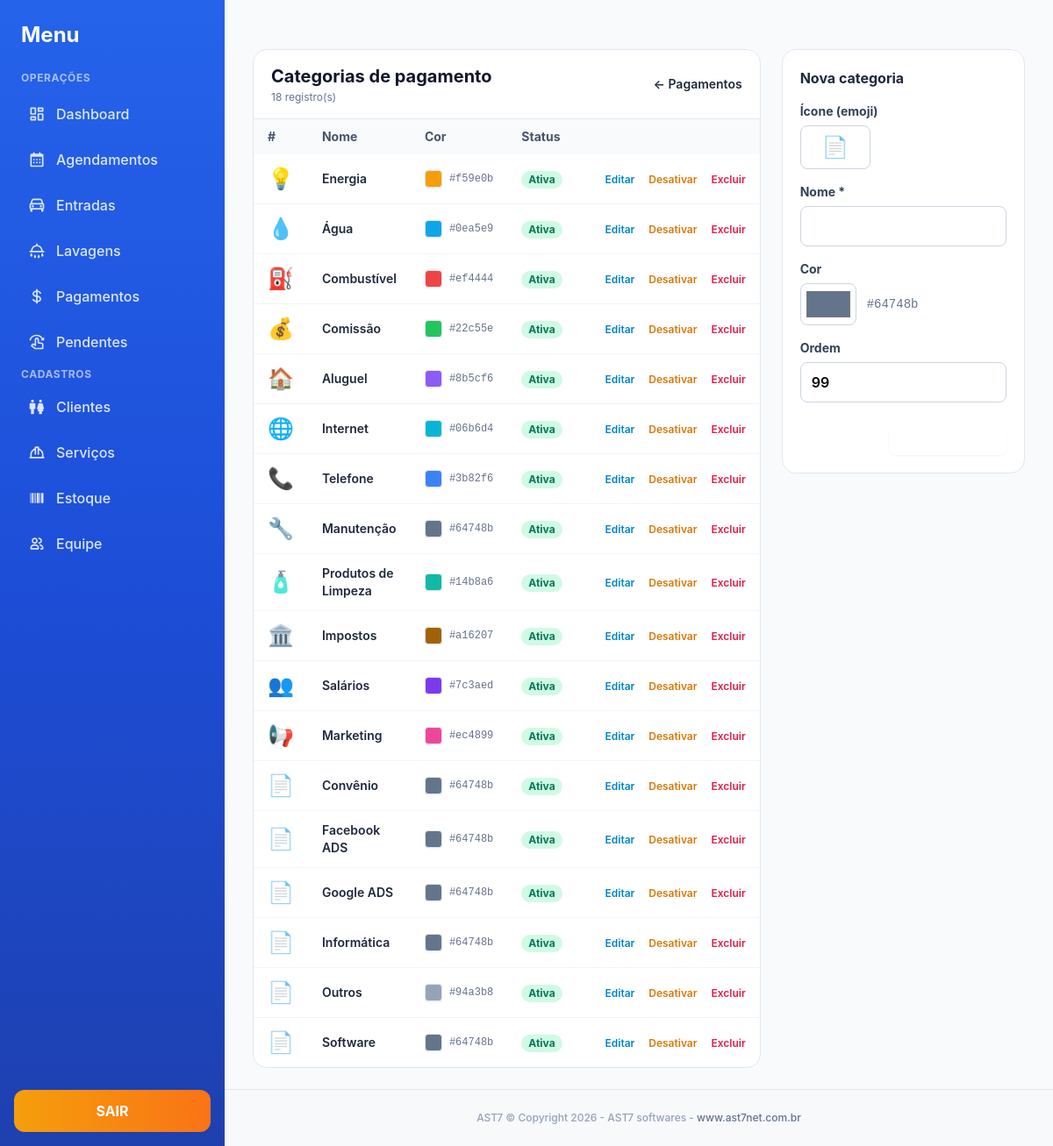
The app's page /categorias_pagamento.php (signed in) with its own data.
### tables this page shows
CREATE TABLE categorias_pagamento (
            id INTEGER PRIMARY KEY AUTOINCREMENT,
            nome TEXT NOT NULL UNIQUE,
            cor TEXT NOT NULL DEFAULT '#64748b',
            icone TEXT NOT NULL DEFAULT '📄',
            ativo INTEGER NOT NULL DEFAULT 1,
            ordem INTEGER NOT NULL DEFAULT 0,
            criado_em TEXT NOT NULL DEFAULT (datetime('now','localtime'))
        );

### functions.php (called while the page is built, shortened)
<?php
function e(?string $s): string {
    return htmlspecialchars((string)$s, ENT_QUOTES, 'UTF-8');
}
function ensure_pagamentos(): void {
    static $ok = false;
    if ($ok) return;
    $ok = true;
}
function listar_categorias_pagamento(bool $somenteAtivas = false): array {
    $sql = 'SELECT * FROM categorias_pagamento';
    $sql .= ' ORDER BY ativo DESC, ordem, nome COLLATE NOCASE';
    return db()->query($sql)->fetchAll();
}

### config.php (called while the page is built, shortened)
<?php
function db(): PDO {
    static $pdo = null;
    if ($pdo === null) {
        $pdo = new PDO('sqlite:' . DB_PATH, null, null, [
            PDO::ATTR_ERRMODE            => PDO::ERRMODE_EXCEPTION,
            PDO::ATTR_DEFAULT_FETCH_MODE => PDO::FETCH_ASSOC,
        ]);
        $pdo->exec('PRAGMA foreign_keys = ON');
        $pdo->exec('PRAGMA journal_mode = WAL');
    }
    return $pdo;
}
require_once APP_ROOT . '/functions.php';

### categorias_pagamento.php (the view, shortened to what this page needs)
<?php
require_once __DIR__ . '/config.php';
$editando = null;
require __DIR__ . '/header.php';
$categorias = listar_categorias_pagamento();
?>
<div class="grid gap-6 lg:grid-cols-3">
  <div class="lg:col-span-2 bg-white rounded-2xl shadow-card border border-slate-200 overflow-hidden h-fit">
    <div class="px-5 py-4 border-b border-slate-200 flex items-center justify-between">
      <div>
        <h1 class="text-xl font-bold text-slate-900">Categorias de pagamento</h1>
        <p class="text-xs text-slate-500 mt-0.5"><?= count($categorias) ?> registro(s)</p>
      </div>
      <a href="pagamentos.php" class="text-sm text-brand-600 hover:underline font-semibold">← Pagamentos</a>
    </div>
    <div class="overflow-x-auto">
      <table class="min-w-full text-sm">
        <thead class="bg-slate-50 text-slate-600">
          <tr>
            <th class="text-left px-4 py-2.5 font-bold w-12">#</th>
            <th class="text-left px-4 py-2.5 font-bold">Nome</th>
            <th class="text-left px-4 py-2.5 font-bold w-24">Cor</th>
            <th class="text-left px-4 py-2.5 font-bold w-24">Status</th>
            <th class="px-4 py-2.5"></th>
          </tr>
        </thead>
        <tbody class="divide-y divide-slate-100">
        <?php foreach ($categorias as $c): ?>
          <tr class="hover:bg-slate-50 transition">
            <td class="px-4 py-3 text-2xl"><?= e($c['icone']) ?></td>
            <td class="px-4 py-3 font-semibold text-slate-800"><?= e($c['nome']) ?></td>
            <td class="px-4 py-3">
              <div class="flex items-center gap-2">
                <span class="inline-block w-5 h-5 rounded shadow-sm border border-slate-200" style="background: <?= e($c['cor']) ?>"></span>
                <span class="text-xs text-slate-500 font-mono"><?= e($c['cor']) ?></span>
              </div>
            </td>
            <td class="px-4 py-3">
              <?php if ($c['ativo']): ?>
                <span class="inline-block text-xs px-2 py-0.5 rounded-full bg-emerald-100 text-emerald-700 font-bold">Ativa</span>
              <?php else: ?>
                <span class="inline-block text-xs px-2 py-0.5 rounded-full bg-slate-200 text-slate-700 font-bold">Inativa</span>
              <?php endif; ?>
            </td>
            <td class="px-4 py-3 text-right whitespace-nowrap">
              <a href="categorias_pagamento.php?edit=<?= (int)$c['id'] ?>#form"
                 class="text-sky-600 hover:underline text-xs font-semibold mr-3">Editar</a>
              <form method="post" class="inline">
                <button class="text-xs <?= $c['ativo'] ? 'text-amber-600' : 'text-emerald-600' ?> hover:underline font-semibold mr-3">
                  <?= $c['ativo'] ? 'Desativar' : 'Ativar' ?>
                </button>
              </form>
              <form method="post" class="inline"
                    onsubmit="return confirm('Excluir a categoria <?= e(addslashes($c['nome'])) ?>?');">
                <button class="text-rose-600 hover:underline text-xs font-semibold">Excluir</button>
              </form>
            </td>
          </tr>
        <?php endforeach; ?>
        </tbody>
      </table>
    </div>
  </div>
  <div class="bg-white rounded-2xl shadow-card border border-slate-200 p-5 h-fit" id="form">
    <h2 class="font-bold text-slate-800 mb-4"><?= $editando ? 'Editar categoria' : 'Nova categoria' ?></h2>
    <form method="post" class="space-y-4">
      <div>
        <label class="block text-sm font-bold text-slate-700 mb-1.5">Ícone (emoji)</label>
        <input name="icone" maxlength="4" value="<?= e($editando['icone'] ?? '📄') ?>"
               class="w-20 text-center text-2xl rounded-lg border border-slate-300 px-3 py-2 focus:outline-none focus:ring-2 focus:ring-brand-400 bg-white">
      </div>
      <div>
        <label class="block text-sm font-bold text-slate-700 mb-1.5">Nome *</label>
        <input name="nome" required maxlength="60" value="<?= e($editando['nome'] ?? '') ?>"
               class="w-full rounded-lg border border-slate-300 px-3 py-2.5 focus:outline-none focus:ring-2 focus:ring-brand-400 bg-white text-black font-semibold">
      </div>
      <div>
        <label class="block text-sm font-bold text-slate-700 mb-1.5">Cor</label>
        <div class="flex items-center gap-3">
          <input type="color" name="cor" value="<?= e($editando['cor'] ?? '#64748b') ?>"
                 class="w-16 h-12 rounded-lg border border-slate-300 cursor-pointer p-1 bg-white">
          <span class="text-sm text-slate-500 font-mono" id="corHex"><?= e($editando['cor'] ?? '#64748b') ?></span>
        </div>
      </div>
      <div>
        <label class="block text-sm font-bold text-slate-700 mb-1.5">Ordem</label>
        <input type="number" name="ordem" min="0" max="9999" value="<?= (int)($editando['ordem'] ?? 99) ?>"
               class="w-full rounded-lg border border-slate-300 px-3 py-2.5 focus:outline-none focus:ring-2 focus:ring-brand-400 bg-white text-black font-semibold">
      </div>
      <div class="flex justify-end gap-2 pt-2">
        <button class="px-4 py-2 rounded-lg bg-brand-500 hover:bg-brand-700 text-white text-sm font-bold shadow-sm">
        </button>
      </div>
    </form>
  </div>
</div>
<?php require __DIR__ . '/footer.php'; ?>

### header.php (style rules this page uses)
body { font-family: 'Inter', sans-serif; background-color: #f8fafc; }

### records on screen
categorias_pagamento: icone "💡", nome "Energia", cor "#f59e0b", ativo "Ativa"
categorias_pagamento: icone "💧", nome "Água", cor "#0ea5e9", ativo "Ativa"
categorias_pagamento: icone "⛽", nome "Combustível", cor "#ef4444", ativo "Ativa"
categorias_pagamento: icone "💰", nome "Comissão", cor "#22c55e", ativo "Ativa"
categorias_pagamento: icone "🏠", nome "Aluguel", cor "#8b5cf6", ativo "Ativa"
categorias_pagamento: icone "🌐", nome "Internet", cor "#06b6d4", ativo "Ativa"
categorias_pagamento: icone "📞", nome "Telefone", cor "#3b82f6", ativo "Ativa"
categorias_pagamento: icone "🔧", nome "Manutenção", cor "#64748b", ativo "Ativa"
categorias_pagamento: icone "🧴", nome "Produtos de Limpeza", cor "#14b8a6", ativo "Ativa"
categorias_pagamento: icone "🏛️", nome "Impostos", cor "#a16207", ativo "Ativa"
categorias_pagamento: icone "👥", nome "Salários", cor "#7c3aed", ativo "Ativa"
categorias_pagamento: icone "📢", nome "Marketing", cor "#ec4899", ativo "Ativa"
categorias_pagamento: icone "📄", nome "Convênio", cor "#64748b", ativo "Ativa"
categorias_pagamento: icone "📄", nome "Facebook ADS", cor "#64748b", ativo "Ativa"
categorias_pagamento: icone "📄", nome "Google ADS", cor "#64748b", ativo "Ativa"
categorias_pagamento: icone "📄", nome "Informática", cor "#64748b", ativo "Ativa"
categorias_pagamento: icone "📄", nome "Outros", cor "#94a3b8", ativo "Ativa"
categorias_pagamento: icone "📄", nome "Software", cor "#64748b", ativo "Ativa"

### other values on screen
count($categorias) "18"
$editando['cor'] "#64748b"
